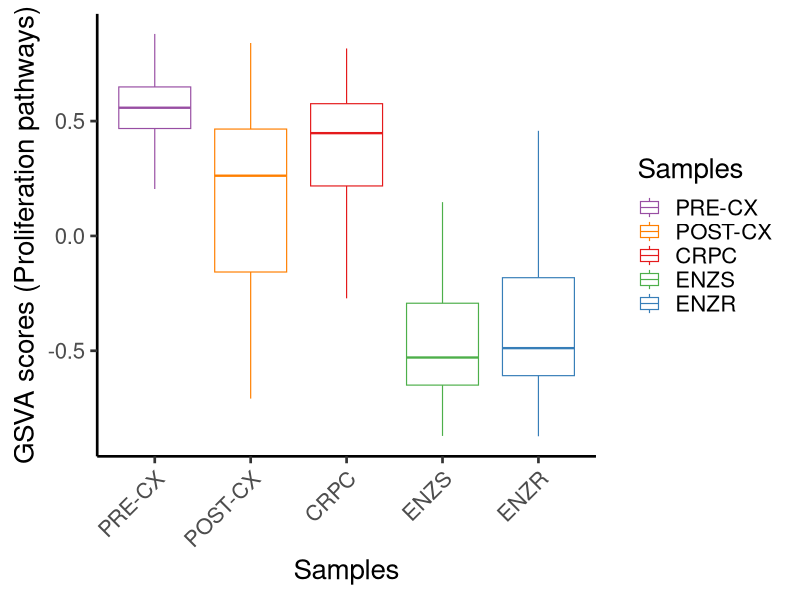

Here is the R script that generated this plot:
##loading libraries
library(ggplot2)

##loading enrichment scores
enrichment.scores = read.csv("ATTX_GSVA_scores.csv",sep=",",stringsAsFactors = F,row.names = 1,check.names = F)

##Subsetting data using proliferation related pathways
pathways = c("KEGG_RIBOSOME","KEGG_DNA_REPLICATION","REACTOME_TRANSLATION","REACTOME_PEPTIDE_CHAIN_ELONGATION","REACTOME_CYCLIN_E_ASSOCIATED_EVENTS_DURING_G1_S_TRANSITION_","REACTOME_M_G1_TRANSITION","REACTOME_G1_S_TRANSITION","REACTOME_CYCLIN_A_B1_ASSOCIATED_EVENTS_DURING_G2_M_TRANSITION","REACTOME_CDT1_ASSOCIATION_WITH_THE_CDC6_ORC_ORIGIN_COMPLEX","REACTOME_SYNTHESIS_OF_DNA","REACTOME_ASSEMBLY_OF_THE_PRE_REPLICATIVE_COMPLEX","REACTOME_S_PHASE")
pos = which(rownames(enrichment.scores) %in% pathways)
mat = enrichment.scores[pos,]

df1 = cbind.data.frame(rownames(mat),mat)
rownames(df1) = NULL
colnames(df1)[1] = "Pathways" 

##loading metadata
metadata = read.csv("Metadata_with_clusters.csv",sep=",",header = T,stringsAsFactors = F,check.names = F)
colnames(metadata)[1] ="variable"

##Processing of data for plotting
df2 = reshape2::melt(df1)
df3 = merge(df2,metadata,by="variable")
df3$Samples <- factor(df3$Samples, levels = c("PRE-CX", "POST-CX","CRPC", "ENZS","ENZR"))
ggplot(df3, aes(x=Samples, y=value,col=Samples))+ 
  geom_boxplot(lwd=0.4,fatten=2,alpha=0.2,outlier.shape=NA)+ scale_color_manual(values=c("PRE-CX"="#984EA3","POST-CX"="#FF7F00",CRPC="#E41A1C",ENZS="#4DAF4A",ENZR="#377EB8"))+theme_classic(base_size = 20)+theme(axis.text.x = element_text(angle = 45, hjust=1))+ylab("GSVA scores (Proliferation pathways)") 
